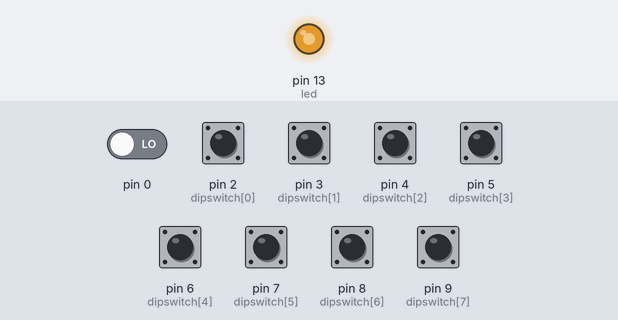
Bench run of a sketch on a simulated Arduino Uno, built with avr-gcc and run on an emulated ATmega328P. Shown: output pins drawn as LEDs (lit = HIGH). The inputs (shaded band) are chosen by the test bench; at power-on: pin 0, pin 2 (dipswitch[0]), pin 3 (dipswitch[1]), pin 4 (dipswitch[2]), pin 5 (dipswitch[3]), pin 6 (dipswitch[4]), pin 7 (dipswitch[5]), pin 8 (dipswitch[6]), pin 9 (dipswitch[7]) LOW.

Above: at 1.2 s.
1.3 s: pin 0 driven HIGH
At 2.5 s:
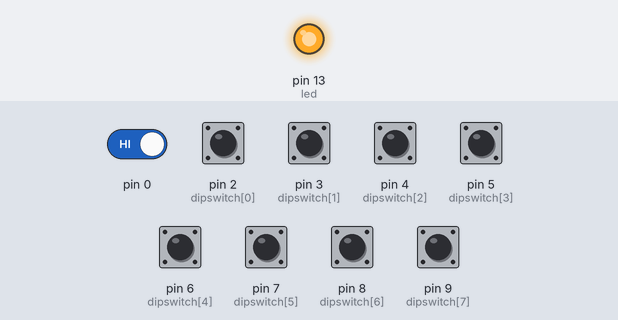
Timing chart, 0 to 4.3 s (numbered marks = the images above; inputs shaded):
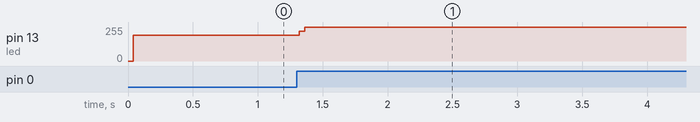

The sketch:

sheets.ino
```cpp
//SHEET2 Embedded system development fundamentals
//Q1
int dipswitch[]={2,3,4,5,6,7,8,9};
int led=13;
int value;
void setup() {
  pinMode(led,OUTPUT);
for(int index=0;index<=8;index++){
  pinMode(dipswitch[index],INPUT);
  }
}

void loop() {
  for(int in=0;in<=8;in++){
    digitalWrite(led,HIGH);
value+=digitalRead(dipswitch[in]);
delay(4*value);
    digitalWrite(led,LOW);
    }
}
```

Measured:
- after the input at 1.3 s, pin 13 (led): 193/255 → 255/255 at once
